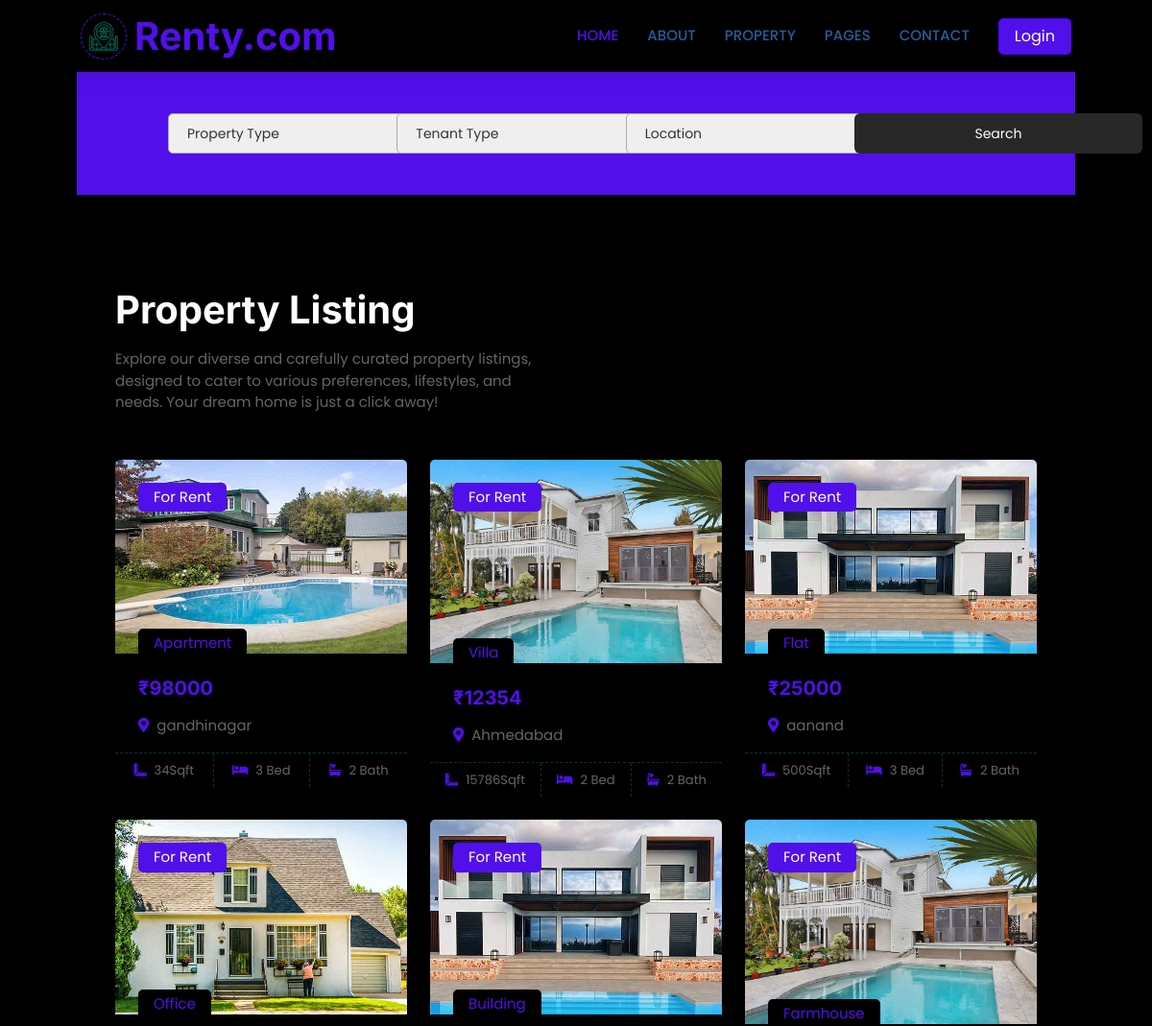
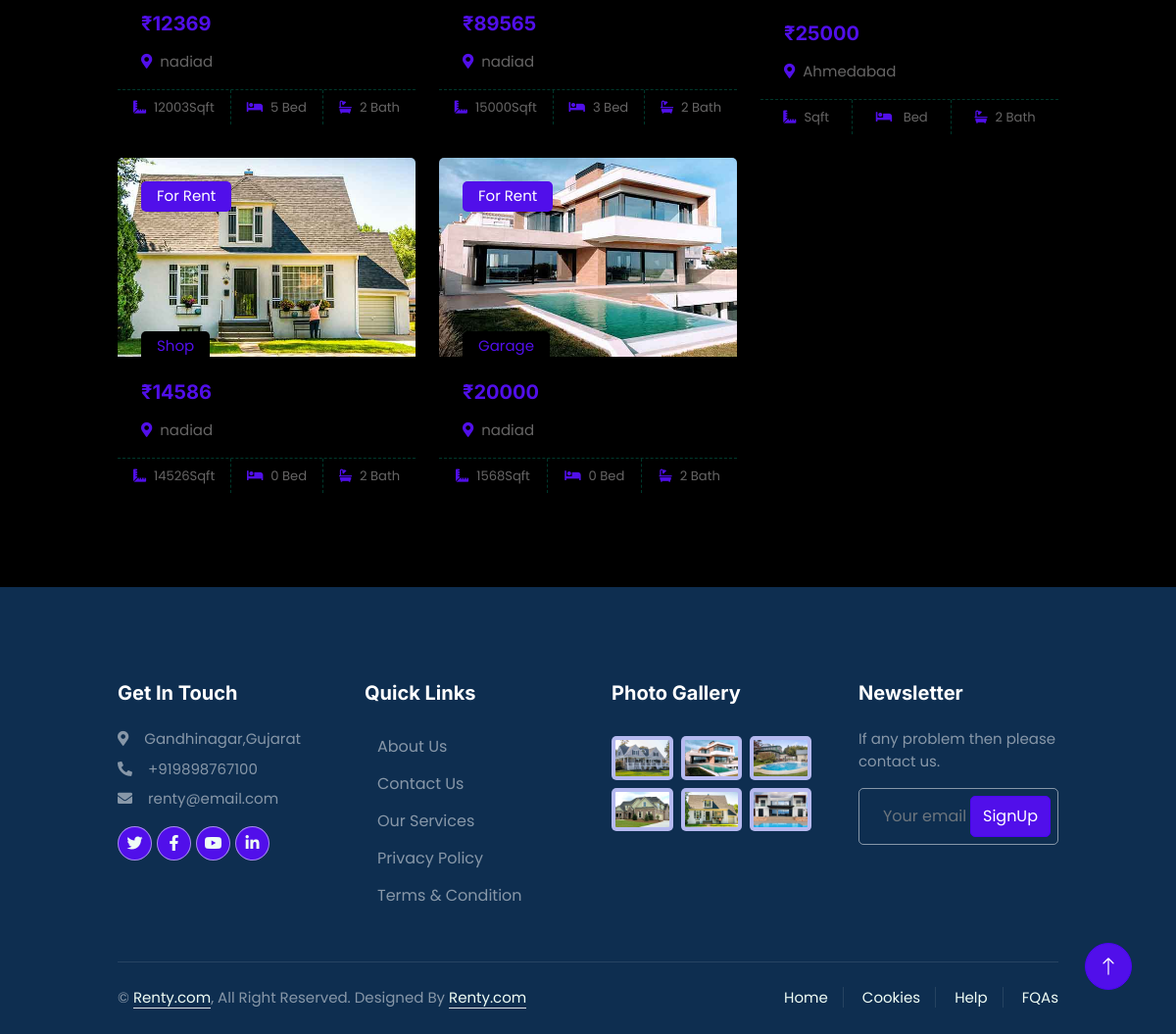
Screenshot of /properties with the database file from the repository (2 pictures, top to bottom).
### renty/models.py (models this page shows, shortened)
class Property_Details(models.Model):
    fullname = models.CharField( max_length=100,null=False,blank=False)
    dob = models.DateField( max_length=100,null=False,blank=False)
    email = models.CharField( max_length=100,null=False,blank=False)
    mob_number = models.CharField( max_length=100,null=False,blank=False)
    gender = models.CharField( max_length=100,null=False,blank=False)
    Occupation = models.CharField( max_length=100,null=False,blank=False)
    id_type = models.CharField( max_length=100,null=False,blank=False)
    id_num = models.CharField( max_length=100,null=False,blank=False)
    issue_auth = models.CharField( max_length=100,null=False,blank=False)
    issue_state = models.CharField( max_length=100,null=False,blank=False)
    issue_date = models.DateField( max_length=100,null=False,blank=False)
    exp_date = models.DateField( max_length=100,null=False,blank=False)
    price = models.CharField( max_length=100,null=False,blank=False)
    prop_type = models.CharField( max_length=100,null=False,blank=False)
    bedroom_no = models.CharField( max_length=100,null=False,blank=False)
    floors = models.CharField( max_length=100,null=False,blank=False)
    area = models.CharField( max_length=100,null=False,blank=False)
    address = models.CharField( max_length=100,null=False,blank=False)
    tenant_type = models.CharField( max_length=100,null=False,blank=False)
    prop_img1 = models.ImageField(null=True, blank=True, upload_to='property')
    city = models.CharField( max_length=100,null=True,blank=False)

### renty/views.py (the view)
# urls.py: path("properties",views.all_prop,name='all_property'),
def all_prop(request):
    prop_list = Property_Details.objects.all()
    return render(request,"property_listing.html",{'prop_list':prop_list})

### renty/templates/property_listing.html (shortened to what this page needs)
{% load static %}
<!DOCTYPE html>
<html lang="en">
<head>
    <link rel="stylesheet" href="https://cdnjs.cloudflare.com/ajax/libs/font-awesome/6.4.0/css/all.min.css" />
    <link rel="stylesheet" href="https://cdnjs.cloudflare.com/ajax/libs/font-awesome/6.4.0/css/all.min.css"
 />
    <link href="https://cdnjs.cloudflare.com/ajax/libs/font-awesome/5.10.0/css/all.min.css" rel="stylesheet">
    <link href="https://cdn.jsdelivr.net/npm/bootstrap-icons@1.4.1/font/bootstrap-icons.css" rel="stylesheet">
    <link href="{% static 'lib/animate/animate.min.css' %}" rel="stylesheet">
    <link href="{% static 'lib/owlcarousel/assets/owl.carousel.min.css' %}" rel="stylesheet">
    <link href="{% static 'css/bootstrap.min.css' %}" rel="stylesheet">
    <link href="{% static 'css/style4.css' %}" rel="stylesheet">
</head>
<body>
    <div class="container-xxl bg-white p-0">
        <div class="container-fluid nav-bar bg-transparent">
            <nav class="navbar navbar-expand-lg bg-white navbar-light py-0 px-4">
                <a href="/" class="navbar-brand d-flex align-items-center text-center">
                    <div class="icon p-2 me-2">
                        <img class="img-fluid" src="{% static 'img\icon-housing.png' %}" alt="Icon"
                            style="width: 30px; height: 30px;">
                    </div>
                    <h1 class="m-0 text-primary">Renty.com</h1>
                </a>
                <div class="collapse navbar-collapse" id="navbarCollapse">
                    <div class="navbar-nav ms-auto">
                        <a href="/" class="nav-item nav-link active">Home</a>
                        <a href="/#developer" class="nav-item nav-link">About</a>
                        <div class="nav-item dropdown">
                            <a href="#" class="nav-link " data-bs-toggle="dropdown">Property</a>
                        </div>
                        <div class="nav-item dropdown">
                            <a href="#" class="nav-link " data-bs-toggle="dropdown">Pages</a>
                        </div>
                        <a href="{% url "conpage" %}" class="nav-item nav-link">Contact</a>
                    </div>
                    {% if request.user.is_authenticated %}
                    <div class="profile-dropdown">
                        <div onclick="toggle()"     class="user-info d-flex align-items-center">
                            <div class="profile-img">
                                <i class="fa-solid fa-circle"><img src="{{request.user.profile.image.url}}"></i>
                            </div>
                            <span>{{request.user}}
                                <i class="fa-solid fa-angle-down"></i>
                            </span>
                        </div>
                        <ul class="profile-dropdown-list">
                            <li class="profile-dropdown-list-item">
                                <a href="{% url "addprop_page" %}">
                                    <i class="fa-solid fa-sliders"></i>
                                    Add Properties
                                </a>
                            </li>
                            <li class="profile-dropdown-list-item">
                                <a href="{% url "conpage" %}">
                                    <i class="fa-regular fa-circle-question"></i>
                                    Help & Support
                                </a>
                            </li>
                            <hr />
                            <li class="profile-dropdown-list-item">
                                <a href="{% url "user_logout" %}">
                                    <i class="fa-solid fa-arrow-right-from-bracket"></i>
                                    Log out
                                </a>
                            </li>
                        </ul>
                    </div>
                        {% comment %} <a href="{% url 'user_logout' %}" class="btn btn-primary px-3 d-none d-lg-flex">Logout</a> {% endcomment %}
                    {% else %}
                        <a href="{% url 'user_login' %}" class="btn btn-primary px-3 d-none d-lg-flex">Login</a>
                    {% endif %}
                </div>
            </nav>
        </div>
       <form method="post" action="{% url "searched_prop" %}">
        <div class="container-fluid bg-primary mb-5 wow fadeIn" data-wow-delay="0.1s" style="padding: 35px;">
            <div class="container">
                <div class="row g-2">
                    <div class="col-md-10">
                        <div class="row g-2">
                             <div class="col-md-4">
                                <select name="prop_type" class="input-fieldsearch-formsearch">
                                    <option selected>Property Type</option>
                                </select>
                            </div>
                            <div class="col-md-4">
                                <select name="tenant_type" class="input-fieldsearch-formsearch">
                                    <option selected>Tenant Type</option>
                                </select>
                            </div>
                             <div class="col-md-4">
                                <select name="location" class="input-fieldsearch-formsearch">
                                    <option selected>Location</option>
                                </select>
                            </div>
                        </div>
                    </div>
                    <div class="col-md-2">
                        <button type="submit" class="btnsearchlist">Search</button>
                    </div>
                </div>
            </div>
        </div>
    </form>
        <div class="container-xxl py-5" id="propertylist">
            <div class="container">
                <div class="row g-0 gx-5 align-items-end">
                    <div class="col-lg-6">
                        <div class="text-start mx-auto mb-5 wow slideInLeft" data-wow-delay="0.1s">
                            <h1 class="mb-3">Property Listing</h1>
                            <p>Explore our diverse and carefully
                                curated property listings, designed to cater to various preferences, lifestyles, and
                                needs. Your dream home is just a click away!</p>
                        </div>
                    </div>
                </div>
                <div class="tab-content">
                    <div id="tab-1" class="tab-pane fade show p-0 active">
                        <div class="row g-4">
                            {% for property in prop_list %}
                            <div class="col-lg-4 col-md-6 wow fadeInUp" data-wow-delay="0.1s">
                                <div class="property-item rounded overflow-hidden">
                                    <div class="position-relative overflow-hidden">
                                        <a href="{% url "property_details" property.id %}"><img class="img-fluid" src="{{property.prop_img1.url}}" alt=""></a>
                                        <div
                                            class="bg-primary rounded text-white position-absolute start-0 top-0 m-4 py-1 px-3">
                                            For Rent</div>
                                        <div
                                            class="bg-white rounded-top text-primary position-absolute start-0 bottom-0 mx-4 pt-1 px-3">
                                            {{property.prop_type}}</div>
                                    </div>
                                    <div class="p-4 pb-0">
                                        <h5 class="text-primary mb-3">₹{{property.price}}</h5>
                                        <p><i class="fa fa-map-marker-alt text-primary me-2"></i>{{property.city}}</p>
                                    </div>
                                    <div class="d-flex border-top">
                                        <small class="flex-fill text-center border-end py-2"><i
                                                class="fa fa-ruler-combined text-primary me-2"></i>{{property.area }}Sqft</small>
                                        <small class="flex-fill text-center border-end py-2"><i
                                                class="fa fa-bed text-primary me-2"></i>{{property.bedroom_no}} Bed</small>
                                        <small class="flex-fill text-center py-2"><i
                                                class="fa fa-bath text-primary me-2"></i>2 Bath</small>
                                    </div>
                                </div>
                            </div>
                            {% endfor %}
                        </div>
                    </div>
                </div>
            </div>
        </div>
        <div class="container-fluid bg-dark text-white-50 footer pt-5 mt-5 wow fadeIn" data-wow-delay="0.1s">
            <div class="container py-5">
                <div class="row g-5">
                    <div class="col-lg-3 col-md-6">
                        <h5 class="text-white mb-4">Get In Touch</h5>
                        <p class="mb-2"><i class="fa fa-map-marker-alt me-3"></i>Gandhinagar,Gujarat</p>
                        <p class="mb-2"><i class="fa fa-phone-alt me-3"></i>+919898767100</p>
                        <p class="mb-2"><i class="fa fa-envelope me-3"></i>renty@email.com</p>
                        <div class="d-flex pt-2">
                            <a class="btn btn-outline-light btn-social" href=""><i class="fab fa-twitter"></i></a>
                            <a class="btn btn-outline-light btn-social" href=""><i class="fab fa-facebook-f"></i></a>
                            <a class="btn btn-outline-light btn-social" href=""><i class="fab fa-youtube"></i></a>
                            <a class="btn btn-outline-light btn-social" href=""><i class="fab fa-linkedin-in"></i></a>
                        </div>
                    </div>
                    <div class="col-lg-3 col-md-6">
                        <h5 class="text-white mb-4">Quick Links</h5>
                        <a class="bttn btn-link text-white-50" href="">About Us</a>
                        <a class="bttn btn-link text-white-50" href="contact.html">Contact
                            Us</a>
                        <a class="bttn btn-link text-white-50" href="">Our Services</a>
                        <a class="bttn btn-link text-white-50" href="">Privacy Policy</a>
                        <a class="bttn btn-link text-white-50" href="">Terms & Condition</a>
                    </div>
                    <div class="col-lg-3 col-md-6">
                        <h5 class="text-white mb-4">Photo Gallery</h5>
                        <div class="row g-2 pt-2">
                            <div class="col-4">
                                <img class="img-fluid rounded bg-light p-1" src="{% static "img/property-1.jpg" %}" alt="">
                            </div>
                            <div class="col-4">
                                <img class="img-fluid rounded bg-light p-1" src="{% static "img/property-2.jpg" %}" alt="">
                            </div>
                            <div class="col-4">
                                <img class="img-fluid rounded bg-light p-1" src="{% static "img/property-3.jpg" %}" alt="">
                            </div>
                            <div class="col-4">
                                <img class="img-fluid rounded bg-light p-1" src="{% static "img/property-4.jpg" %}" alt="">
                            </div>
                            <div class="col-4">
                                <img class="img-fluid rounded bg-light p-1" src="{% static "img/property-5.jpg" %}" alt="">
                            </div>
                            <div class="col-4">
                                <img class="img-fluid rounded bg-light p-1" src="{% static "img/property-6.jpg" %}" alt="">
                            </div>
                        </div>
                    </div>
                    <div class="col-lg-3 col-md-6">
                        <h5 class="text-white mb-4">Newsletter</h5>
                        <p>If any problem then please contact us.</p>
                        <div class="position-relative mx-auto" style="max-width: 400px;">
                            <input class="form-control bg-transparent w-100 py-3 ps-4 pe-5" type="text"
                                placeholder="Your email">
                            <button type="button"
                                class="btn btn-primary py-2 position-absolute top-0 end-0 mt-2 me-2">SignUp</button>
                        </div>
                    </div>
                </div>
            </div>
            <div class="container">
                <div class="copyright">
                    <div class="row">
                        <div class="col-md-6 text-center text-md-start mb-3 mb-md-0">
                            &copy; <a class="border-bottom" href="/">Renty.com</a>, All Right Reserved.
                            Designed By <a class="border-bottom" href="/">Renty.com</a>
                        </div>
                        <div class="col-md-6 text-center text-md-end">
                            <div class="footer-menu">
                                <a href="/">Home</a>
                                <a href="">Cookies</a>
                                <a href="/contact">Help</a>
                                <a href="">FQAs</a>
                            </div>
                        </div>
                    </div>
                </div>
            </div>
        </div>
        <a href="#" class="btn btn-lg btn-primary btn-lg-square back-to-top"><i class="bi bi-arrow-up"></i></a>
    </div>
</body>
</html>

### rows the page displays
Property_Details: prop_img1 (picture), prop_type "Apartment", price "98000", city "gandhinagar", area "34", bedroom_no "3"
Property_Details: prop_img1 (picture), prop_type "Villa", price "12354", city "Ahmedabad", area "15786", bedroom_no "2"
Property_Details: prop_img1 (picture), prop_type "Flat", price "25000", city "aanand", area "500", bedroom_no "3"
Property_Details: prop_img1 (picture), prop_type "Office", price "12369", city "nadiad", area "12003", bedroom_no "5"
Property_Details: prop_img1 (picture), prop_type "Building", price "89565", city "nadiad", area "15000", bedroom_no "3"
Property_Details: prop_img1 (picture), prop_type "Farmhouse", price "25000", city "Ahmedabad"
Property_Details: prop_img1 (picture), prop_type "Shop", price "14586", city "nadiad", area "14526", bedroom_no "0"
Property_Details: prop_img1 (picture), prop_type "Garage", price "20000", city "nadiad", area "1568", bedroom_no "0"
